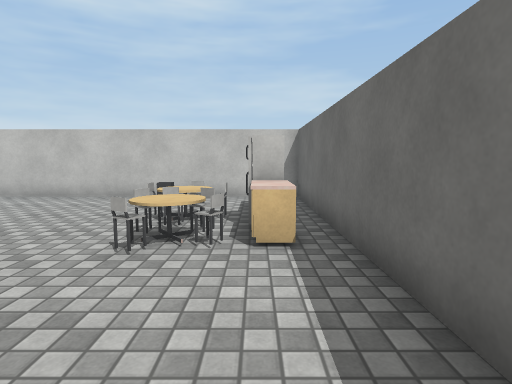
view 1 (above)

16 first-person views from a walk through a Unity game level. The camera is 1.3 m above the floor, tilts 6° down and sees 80° across. The floor is counted in squares, 1 m on a side. Each view is taken from the middle of a square. On the plan, view 1 faces up. The plan holds only what a view shows up to about 14 squares ahead; the rest is blank. The player character is not drawn. Some surface patterns are stand-ins.

view 2
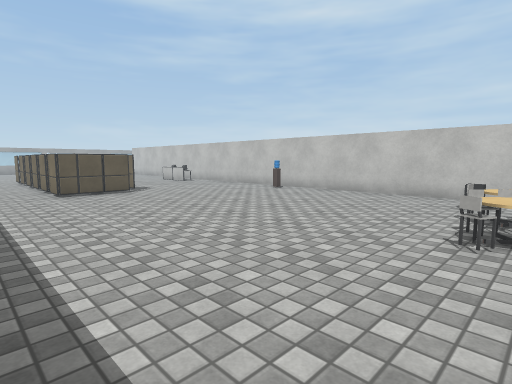

view 3
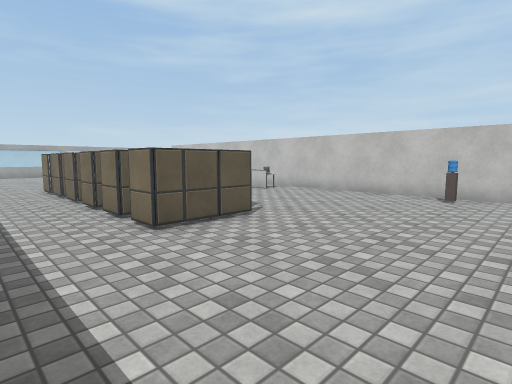

view 4
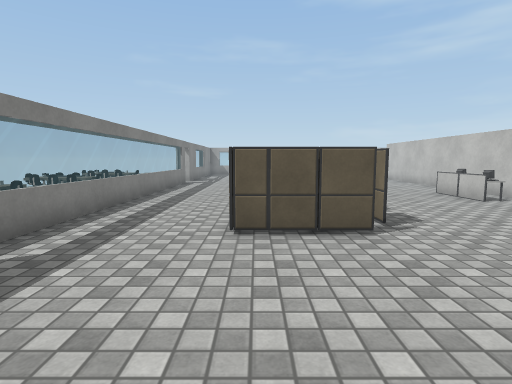

view 5
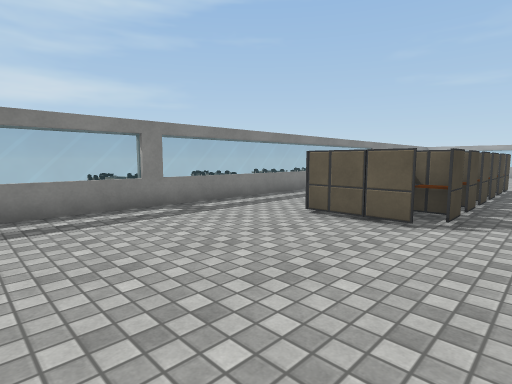

view 6
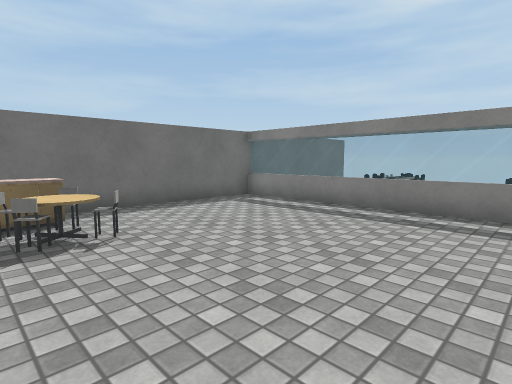

view 7
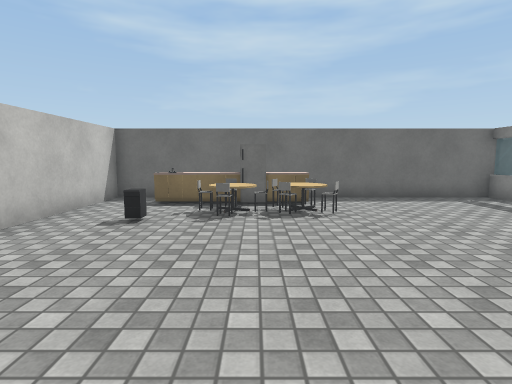

view 8
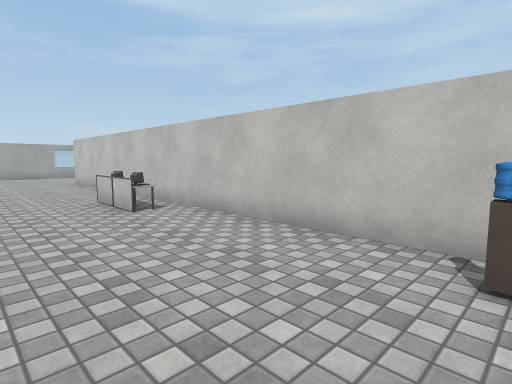

view 9
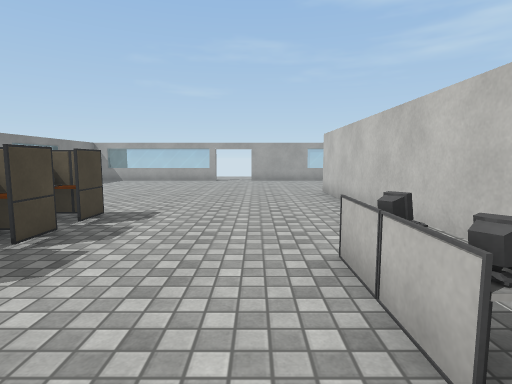

view 10
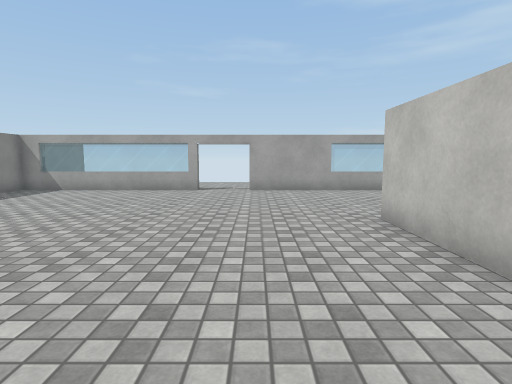

view 11
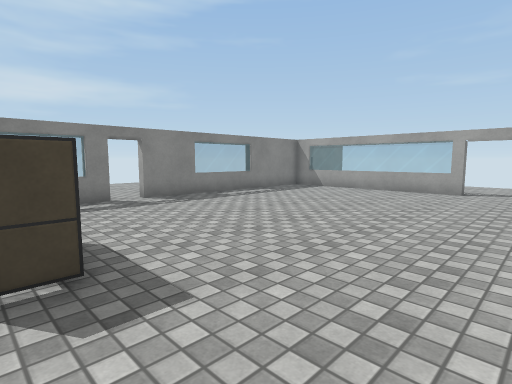

view 12
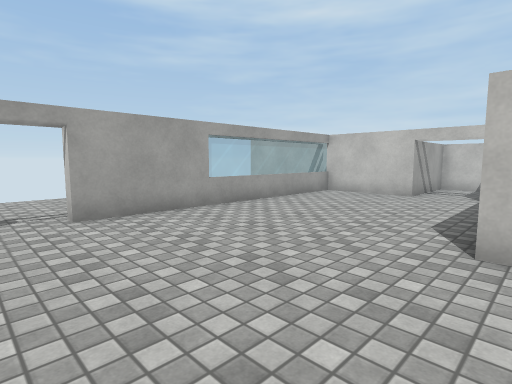

view 13
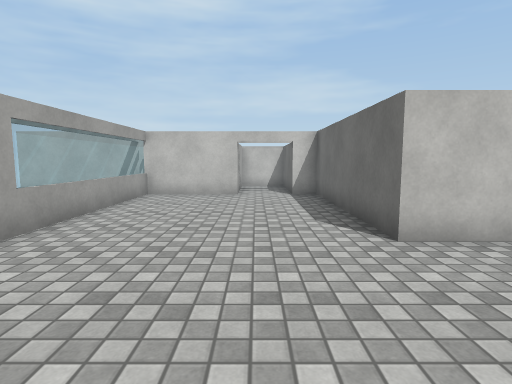

view 14
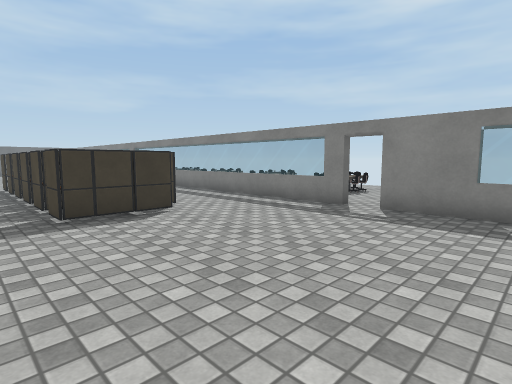

view 15
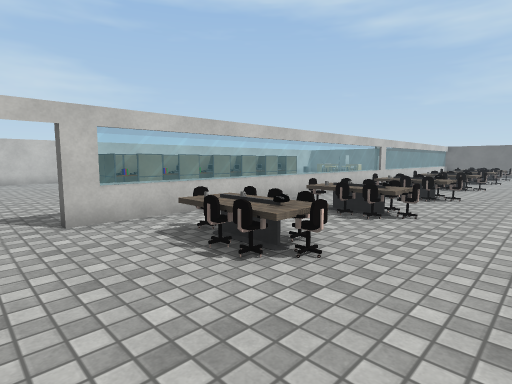

view 16
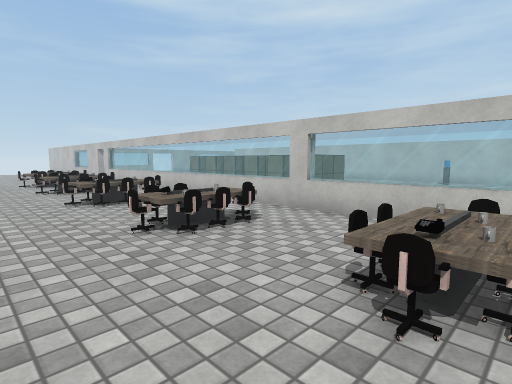

### Floor plan
Points are (right, up) in squares from view 1. A wall is a line through its corners. A room is listed if a view was taken in it or the views show most of it. See-through windows are left out.
Room 1 (views 1, 2, 3, 4, 5, 6, 7, 8, 9, 10, 11, 12, 13, 14)
walls: (-25.5, -2.4) (-25.5, -2); (-26.6, -2) (-26.6, -2.5); (-32, -2.1) (1.5, -2.1); (-35.1, 5.5) (-35.1, -2.1) (-33.9, -2.1); (-30.2, 21.2) (-31.7, 21.2) (-31.7, 17.5) (-35.1, 17.5) (-35.1, 7.7); (1.5, -2) (1.5, 10.8) (-28.7, 10.8) (-28.7, 17.5) (-29.6, 17.5)
ways out: opening at (-26, -2) to room 2; opening at (-35, 6.5)
objects: other object (-23, 2) to (-22, 3); other object (-23, 4) to (-22, 5); other object (-21, 2) to (-20, 3); other object (-21, 4); desk (-20, 9); other object (-19, 2); other object (-19, 3) to (-19, 4); desk (-19, 9) to (-18, 9); other object (-18, 2) to (-17, 2); other object (-18, 3) to (-17, 4); other object (-16, 2) to (-15, 3); other object (-16, 4) to (-15, 4); other object (-14, 2) to (-13, 3); other object (-14, 4) to (-13, 5); water cooler (-10, 10); other object (-3, 9); chair (-2, 4); chair (-2, 5); table (-2, 6); chair (-2, 7); chair (-1, 4); chair (-1, 5) to (-1, 6); other object (-1, 7); cupboard (0, 5); fridge (0, 6); cupboard (0, 7) to (0, 8); other object (0, 9)
Room 2 (views 15, 16)
walls: (-6.5, -2.4) (-25.5, -2.4); (-6.5, -2.1) (-10.7, -2.1); (1.5, -5.5) (1.5, -2)
low walls: (-20.1, -2.1) (-24.9, -2.1); (-14.9, -2.1) (-16.6, -2.1)
ways out: opening at (-26, -2) to room 1
objects: chair (-25, -6); chair (-25, -5); chair (-24, -7); other object (-24, -6); table (-24, -6) to (-23, -5); chair (-24, -4); other object (-23, -5); chair (-22, -6); other object (-22, -5); chair (-21, -6); chair (-21, -5); chair (-20, -7); other object (-20, -6); table (-20, -6) to (-19, -5); other object (-20, -4); other object (-19, -5); other object (-18, -6); other object (-17, -5); chair (-16, -7); chair (-16, -6); table (-16, -6) to (-15, -5); other object (-16, -4); chair (-15, -5); chair (-14, -6); other object (-13, -5); chair (-12, -6); table (-12, -5); chair (-11, -7); chair (-11, -6); chair (-11, -5); other object (-11, -4); other object (-10, -6); other object (-10, -5); other object (-8, -6); other object (-8, -5); chair (-7, -7); chair (-7, -6); chair (-7, -5); chair (-7, -4); table (-6, -6); other object (-6, -5); chair (-5, -6); other object (-4, -6); other object (-3, -7); other object (-3, -6); other object (-3, -5); other object (-3, -4); other object (-2, -6); other object (-1, -6)

Where each view was taken, in squares from view 1:
view 1: 0 up, 0 right, facing up
view 2: 1 down, 1 left, facing up-left
view 3: 1 down, 8 left, facing up-left
view 4: 2 up, 8 left, facing left
view 5: 6 up, 7 left, facing down-left
view 6: 6 up, 7 left, facing down-right
view 7: 6 up, 9 left, facing right
view 8: 6 up, 10 left, facing up-left
view 9: 8 up, 16 left, facing left
view 10: 8 up, 22 left, facing left
view 11: 8 up, 22 left, facing down-left
view 12: 6 up, 28 left, facing up-left
view 13: 6 up, 31 left, facing up
view 14: 6 up, 30 left, facing down-right
view 15: 9 down, 27 left, facing up-right
view 16: 9 down, 6 left, facing up-left
